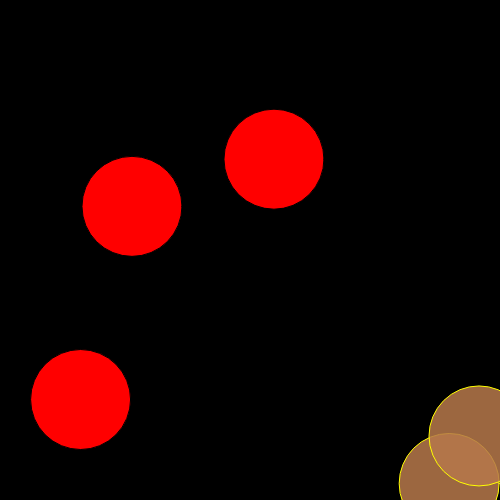
Frame 1 (no input)
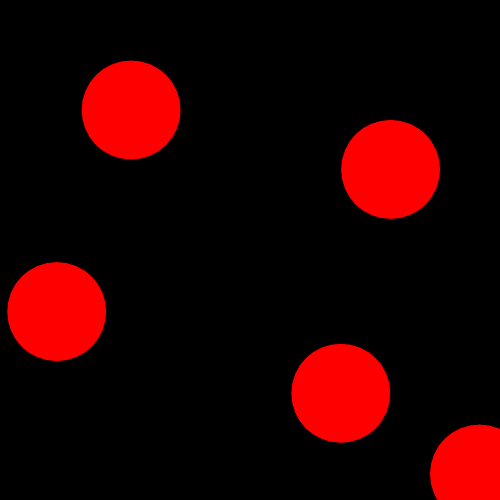
Frame 60 (no input)
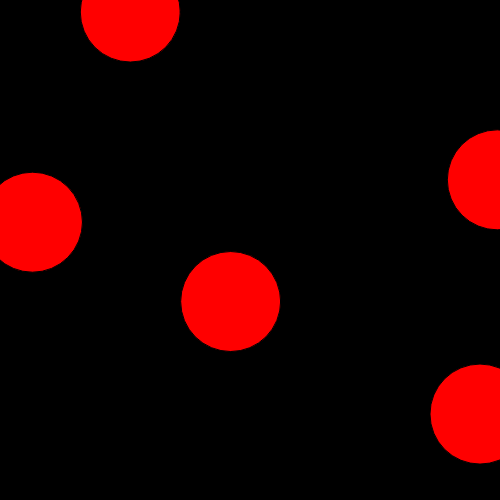
Frame 120 (the mouse pressed at the canvas centre since frame 60)

The p5.js sketch that drew these frames (run headless with seeded random() and noise() and a simulated clock; from frame 60 on, the mouse is pressed at the canvas centre):

// p5.js sketch
// ── sketch.js
let balls=[]; //the array of balls
let numOfBalls = 5; //amount of balls I want to create


let populateArray = () => {
    for(i= 0; i < numOfBalls; i++){ //to create the balls
        balls.push(new Ball);
}
}


function setup(){
    populateArray(); //to "call" the function to create the balls
createCanvas(500,500); //the canvas
    background(0); //the background color
}

function draw(){
    background(0); //to make the background dont get bugged

    r = random(255); 
    g = random(100,200);  //random colors to make the lightening effect
    b = random(100); 
    a = random(200,255); 

     balls.forEach(ball => {
         ball.move(); //to move the balls
         ball.reset(); //to reset every time the ball is not in contact with something
         ball.checkIntersactions(); //to check the interaction(collision)
         ball.render(); //to "draw" the balls
     })
}

// ── Ball.js
class Ball{ //create the ball object
    constructor(){

        this.pos = createVector(
            Math.round(Math.random()*500), //positioning of the balls
            Math.round(Math.random()*500)
            )
            
        this.speed = createVector(
            Math.random()*4 - 2, //speed and direction of the balls
            Math.random()*4 - 2
            )    
        
        
        this.radius = 50; //radius / size of the balls
        this.isIntersecting = false; //statment to make the intersection function works
    }

render(){ //render function
    push ()
    translate (this.pos.x, this.pos.y); //to translate the positioning of the balls and canvas into the same spot
    this.isIntersecting ? //"if else" function shorted to change parameters of the balls such as color, stroke, etc... 
        (fill(r, g, b, a), strokeWeight(1), stroke(255,255,0)/* , this.speed.x *= -1, this.speed.y *= -1, this.speed.x *= 1, this.speed.y *= 1 */) : 
        (fill(255,0,0) );

    ellipse(0,0, this.radius*2) //the balls properties
    pop ()
}

move(){
    this.pos.x += this.speed.x;
    this.pos.y += this.speed.y;

    if(this.pos.x > 500){
        this.speed.x = -1
    }
    if(this.pos.x < 0){
        this.speed.x = 1                //function to move the balls, "if else" statment to make the balls bounce on the walls
    }
    if(this.pos.y > 500){
        this.speed.y = -1
    }
    if(this.pos.y < 0){
        this.speed.y = 1
    }
}

checkIntersactions(){
    balls.forEach(ball => {
        let distance = p5.Vector.sub(this.pos,ball.pos).mag();
        let limit = this.radius + ball.radius;
        (distance < limit && distance > 0) ? this.isIntersecting=true : null;  //for each loop into the interaction function to make the collision possible
    });
}

reset(){
    this.isIntersecting = false; //reset function to make the ball being normal after collision
}

}
// ── index_particle.html
<html>
  <head>
    <meta charset="UTF-8">
    <title>Electricity Particles Effect</title>
    <script src="libaries/p5.min.js" type="text/javascript"></script>
    <script src="Ball.js" type="text/javascript"></script>

      <script src="sketch.js" type="text/javascript"></script>
      

  </head>
  <body>
    </body>
</html>
